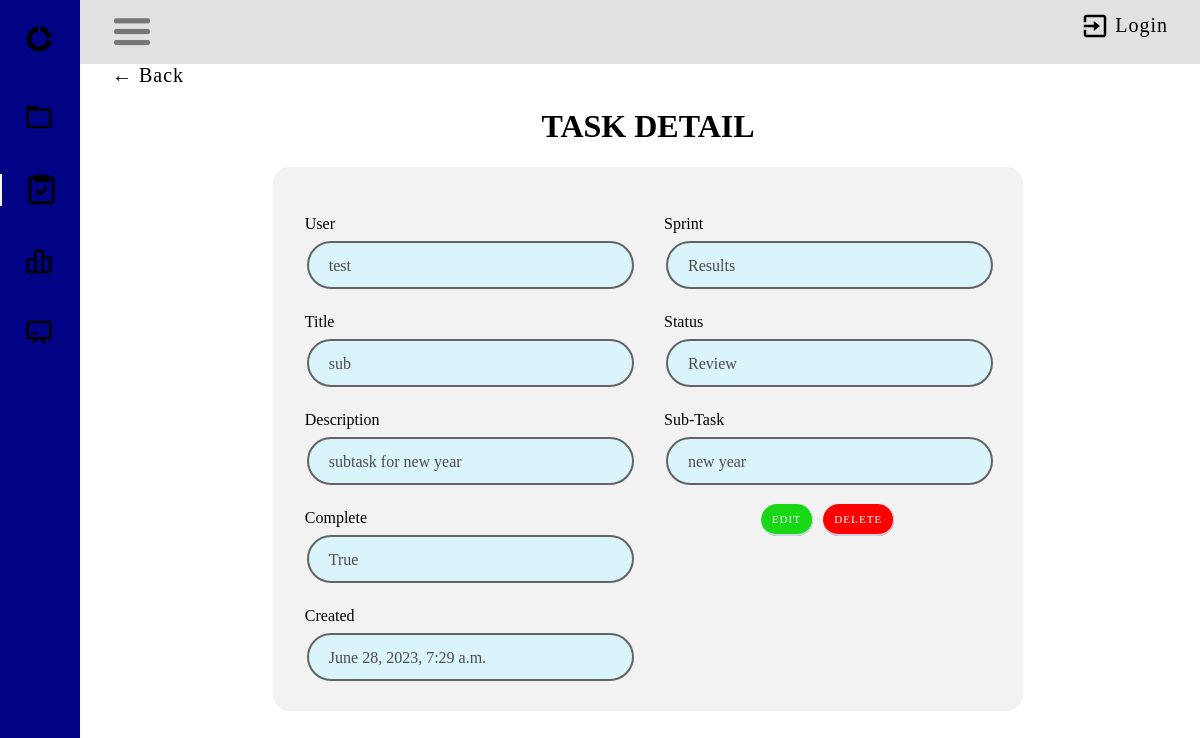
Screenshot of /task/11/ with the database file from the repository.
### taskManager/models.py (models this page shows)
class Task(models.Model):
    STATUS_CHOICES = (
        ('Todo', 'Todo'),
    ('Progress', 'Progress'),
    ('Review', 'Review'),
    ('Done', 'Done'),
    )
    user = models.ForeignKey(User, on_delete=models.CASCADE, null=True, blank=False)
    title = models.CharField(max_length=200)
    description = models.TextField(null=True, blank=True)
    complete = models.BooleanField(default=False)
    created = models.DateTimeField(auto_now_add=True)
    sprint = models.ForeignKey(Sprint, on_delete=models.CASCADE, blank=True, null=True)
    status = models.CharField(max_length=30, choices=STATUS_CHOICES)
    subtask = models.ForeignKey('self',on_delete=models.CASCADE, null=True, blank=True)
    def __str__(self):
        return self.title
    class Meta:
        ordering = ['title']

class Sprint(models.Model):
    name = models.CharField(max_length=50, blank=True, default='')
    description = models.TextField(blank=True, default='')
    start = models.DateTimeField(null=False, auto_now_add=True,)
    Duration= models.DurationField(null=False, blank=False, default=0 )
    end = models.DateField(blank=True, null=True, default='2026-12-31')
    project = models.ForeignKey(Project, on_delete=models.CASCADE, null=False)
    def __str__(self):
        return self.name or ('Sprint ending %s') % self.end
    class Meta:
        ordering = ['name']

### taskManager/view/task/views.py (the view)
# urls.py: path('task/<int:pk>/', TaskDetail.as_view(), name='task'),
class TaskDetail(DetailView):
    model = Task
    context_object_name = 'tasks'
    template_name = 'task/main.html'

### taskManager/templates/task/main.html (shortened to what this page needs)
{% load crispy_forms_tags %}
{% block content %}
{% load static %}
<!DOCTYPE html>
<html lang="en">
    <head>
        <link rel="stylesheet" href="{% static 'css/home.css' %}">
        <link rel="stylesheet" href="{% static 'css/task.css' %}">
        <link rel="stylesheet" href="{% static 'css/task_detail.css' %}">
    </head>
    <div id="body-pd">
        <header class="header" id="header">
            <div class="header_toggle">
                <img class="bx bx-menu" id="header-toggle" width="40px" src="/static/images/burger-menu.jpg" alt="burger menu">
            <div class="header-logout">
                <img class="exit-icon" src="/static/images/exit.png" alt="burger menu">
                {% if request.user.is_authenticated %}
                    <a class="header-text" href="{% url 'user_logout' %}">Logout</a>
                {% else %}
                    <a class="header-text" href="{% url 'user_login' %}">Login</a>
                {% endif %}
            </div>
        </div>
        </header>
        <div class="l-navbar" id="nav-bar">
            <nav class="nav">
                <div>
                    <a href="#" class="nav_logo">
                        <img class="bx bx-menu" id="header-toggle" width="30px" src="/static/images/app-icon.png" alt="burger menu">
                    </a>
                    <div class="nav_list">
                        <a href="{% url 'project_list' %}" class="nav_link">
                            <img width="30px" src="/static/images/folder-icon.png" alt="burger menu">
                        </a>
                        <a href="{% url 'tasks' %}" class="nav_link active">
                            <img width="35px" src="/static/images/task-icon.png" alt="burger menu">
                        </a>
                        <a href="{% url 'sprint_list' %}" class="nav_link">
                            <img width="30px" src="/static/images/backlog-icon.png" alt="burger menu">
                        </a>
                        <a href="{% url 'board' %}" class="nav_link">
                            <img width="30px" src="/static/images/board-icon.png" alt="burger menu">
                        </a>
                    </div>
                </div>
            </nav>
        </div>
    </div>
    <div class="header-back-button">
        <a href="{% url 'tasks' %}">&#8592; Back</a>
    </div>
    <body>
        <h1 class="task-title"> TASK DETAIL</h1>
        <div class="background-form">
            <div class="row">
                <div class="column">
                    <div><p>User <span class="info">{{tasks.user}}</span></p></div>
                    <div><p>Title <span class="info">{{tasks.title}}</span></p></div>
                    <div><p>Description <span class="info">{{tasks.description}}</span></p></div>
                    <div><p>Complete <span class="info">{{tasks.complete}}</span></p></div>
                    <div><p>Created <span class="info">{{tasks.created}}</span></p></div>
                </div>
                <div class="column">
                    <div><p>Sprint <span class="info">{{tasks.sprint}}</span></p></div>
                    <div><p>Status <span class="info">{{tasks.status}}</span></p></div>
                    <div><p>Sub-Task <span class="info">{{tasks.subtask}}</span></p></div>
                    <div  class="task-title" style="margin: 12px 0px;">
                        <span><a href="{% url 'task_update' tasks.pk %}" class="btn btn-style btn-edit">Edit</a> </span>
                        <span><a href="{% url 'task_delete' tasks.pk %}" class="btn btn-style btn-delete">Delete</a> </span>
                    </div>
                </div>
            </div>
        </div>
    </body>
</html>
{% endblock content %}

### taskManager/static/css/home.css (style rules this page uses)
:root { --header-height: 3rem; --nav-width: 80px; --first-color: #000484; --first-color-light: #AFA5D9; --white-color: #F7F6FB; --normal-font-size: 1rem; --z-fixed: 105; --header-color: rgba(196, 196, 196, 0.5); }
*,::before,::after { box-sizing: border-box; }
body { position: relative; margin: var(--header-height) 0 0 0; padding: 0 1rem; font-size: var(--normal-font-size); transition: .5s; }
a { text-decoration: none; text-transform: capitalize; font-size: 1.25rem; font-weight: 400; letter-spacing: 1px; color: var(--title-background); }
.header { width: 100%; height: var(--header-height); position: fixed; top: 0; left: 0; align-items: center; justify-content: space-between; padding: 0 1rem; background-color: var(--header-color); z-index: var(--z-fixed); transition: .5s; }
.header-logout { float: right; display: flex; align-items: center; justify-content: space-between; color: black; }
.header-text { font-size: 1.25rem; font-weight: 400; letter-spacing: 1px; }
.exit-icon { margin-right: 5px; width: 30px; }
.header_toggle { color: var(--first-color); font-size: 1.5rem; cursor: pointer; margin-top: 1%; }
.l-navbar { position: fixed; top: 0 ; left: 0; width: var(--nav-width); height: 100vh; background-color: var(--first-color); padding: .5rem 1rem 0 0; transition: .5s; z-index: var(--z-fixed); }
.nav { height: 100%; display: flex; flex-direction: column; justify-content: space-between; overflow: hidden; }
.nav_logo, .nav_link { display: grid; grid-template-columns: max-content max-content; align-items: center; column-gap: 1rem; padding: .5rem 0 .5rem 1.5rem; }
.nav_logo { margin-bottom: 2rem; }
.nav_link { position: relative; color: var(--first-color-light); margin-bottom: 1.5rem; transition: .3s; }
.active { color: var(--white-color); }
.active::before { content: ''; position: absolute; left: 0; width: 2px; height: 32px; background-color: var(--white-color); }
@media screen and (min-width: 768px) { body { margin: calc(var(--header-height) + 1rem) 0 0 0; padding-left: calc(var(--nav-width) + 2rem ); } }
@media screen and (min-width: 768px) { .header { height: calc(var(--header-height) + 1rem); padding: 0 2rem 0 calc(var(--nav-width) + 2rem); } }
@media screen and (min-width: 768px) { .l-navbar { left: 0; padding: 1rem 1rem 0 0; } }

### taskManager/static/css/task.css (style rules this page uses)
:root { --button-edit: #18D714; --button-delete: #FF0000; --button-detail: #0066FF; --button-background: #ffb102; }
img { border-radius: 5px 5px 0 0; }
.btn { width: 80%; letter-spacing: 1px; text-transform: uppercase; color: #fff; cursor: pointer; border: none; border-radius: 50px; border-bottom: solid 2px #ced5e5; border-right: solid 1px #ced5e5; background-color: var(--button-background); padding: 9px 11px; margin: 8px; }
.btn-style { font-size: .7rem; margin: 3px; }
.btn-edit { background-color: var(--button-edit); }
.btn-delete { background-color: var(--button-delete); }

### taskManager/static/css/task_detail.css (style rules this page uses)
.info { display: inline-block; width: 100%; background-color: #DAF4FC; color: rgb(78, 75, 75); padding: 14px 20px; margin: 8px 2px; border: 2px solid rgb(99, 99, 99); border-radius: 2rem; cursor: pointer; height: 3rem; }
.background-form { margin: auto; width: 70%; border-radius: 1rem; background-color: #f2f2f2; padding: 1rem; }
.task-title { flex-direction: column; justify-content: center; text-align: center; }
* { box-sizing: border-box; }
.column { float: left; width: 50%; padding: 1rem; height: 32rem; }
.row:after { content: ""; display: table; clear: both; width: 70%; }

### rows the page displays
Task: user "test", title "sub", description "subtask for new year", complete "True", created "June 28, 2023, 7:29 a.m.", sprint "Results", status "Review", subtask "new year"
